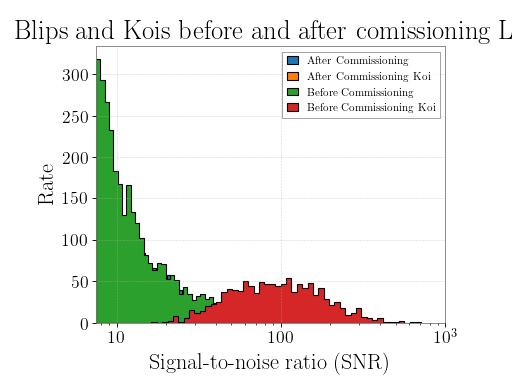

Here is the Python script that generated this plot:
import matplotlib.pyplot as plt
plt.switch_backend('agg')
from gwpy.table import EventTable
blips_O2_L1 = EventTable.fetch('gravityspy', 'glitches', selection = ['"Label" = "Blip"', '1200000000 > "peakGPS" > 1137250000', '"Blip" > 0.95', 'ifo=L1'])
koi_O2_L1 = EventTable.fetch('gravityspy', 'glitches', selection = ['"Label" = "Koi_Fish"', '1200000000 > "peakGPS" > 1137250000', '"Koi_Fish" > 0.95', 'ifo=L1'])
aftercomiss_koi_l1 = koi_O2_L1[koi_O2_L1['peakGPS']>1178841618]
beforecomiss_koi_l1 = koi_O2_L1[koi_O2_L1['peakGPS']<1178841618]
beforecomiss_blips_l1 = blips_O2_L1[blips_O2_L1['peakGPS']<1178841618]
aftercomiss_blips_l1 = blips_O2_L1[blips_O2_L1['peakGPS']>1178841618]
plot = aftercomiss_blips_l1.hist('snr', logbins=True, bins=50, histtype='stepfilled', label='After Commissioning')
ax = plot.gca()
ax.hist(aftercomiss_koi_l1['snr'], logbins=True, bins=50, histtype='stepfilled', label='After Commissioning Koi')
ax.hist(beforecomiss_blips_l1['snr'], logbins=True, bins=50, histtype='stepfilled', label='Before Commissioning')
ax.hist(beforecomiss_koi_l1['snr'], logbins=True, bins=50, histtype='stepfilled', label='Before Commissioning Koi')
ax.set_xlabel('Signal-to-noise ratio (SNR)')
ax.set_ylabel('Rate')
ax.set_title('Blips and Kois before and after comissioning L1')
ax.autoscale(axis='x', tight=True)
ax.set_xlim([0,1000])
plot.add_legend()
